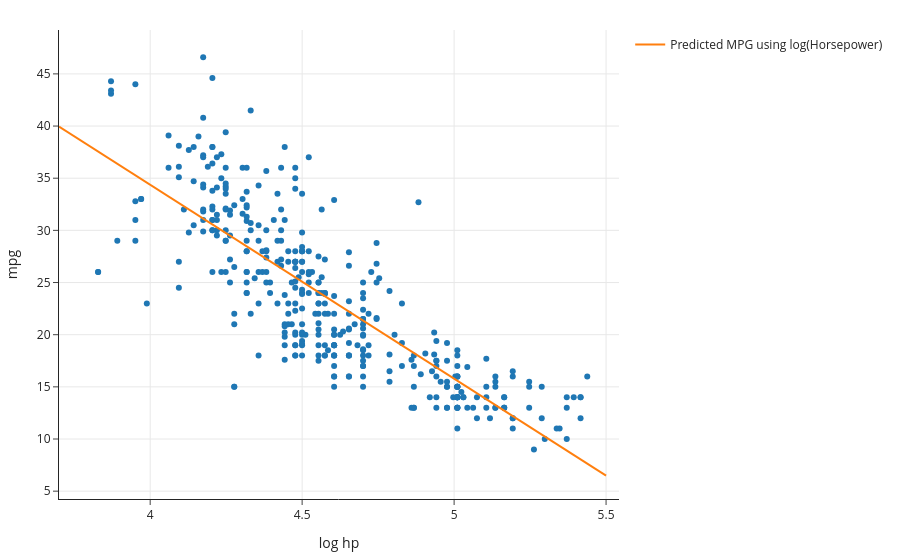

Source (notebook cell):
### Markdown cell above
What do our predictions look like now?

### Code cell
fig = px.scatter(mpg, x='log hp', y='mpg')
log_hp_points = pd.DataFrame({'log hp': [3.7, 5.5]})
fig = px.scatter(mpg, x='log hp', y='mpg')
fig.add_trace(go.Scatter(
    x=log_hp_points['log hp'],
    y=car_model_log.predict(log_hp_points),
    mode='lines',
    name='Predicted MPG using log(Horsepower)'
))

### Figure 1 — Plotly figure (JSON) as saved in the notebook; plotly's stock layout.template omitted (floating-point values rounded to 4 significant figures; data arrays with more than 128 entries replaced by an {"elided": "..."} marker saying what was removed)
{"data": [{"hovertemplate": "log hp=%{x}<br>mpg=%{y}<extra></extra>", "legendgroup": "", "marker": {"color": "#1F77B4", "symbol": "circle"}, "mode": "markers", "name": "", "orientation": "v", "showlegend": false, "type": "scatter", "x": {"elided": "392 float values"}, "xaxis": "x", "y": {"elided": "392 float values"}, "yaxis": "y"}, {"mode": "lines", "name": "Predicted MPG using log(Horsepower)", "type": "scatter", "x": [3.7, 5.5], "y": [39.95, 6.498]}], "layout": {"autosize": true, "legend": {"tracegroupgap": 0}, "xaxis": {"anchor": "y", "autorange": true, "domain": [0, 1], "range": [3.7, 5.539], "title": {"text": "log hp"}, "type": "linear"}, "yaxis": {"anchor": "x", "autorange": true, "domain": [0, 1], "range": [4.235, 49.49], "title": {"text": "mpg"}, "type": "linear"}}}
